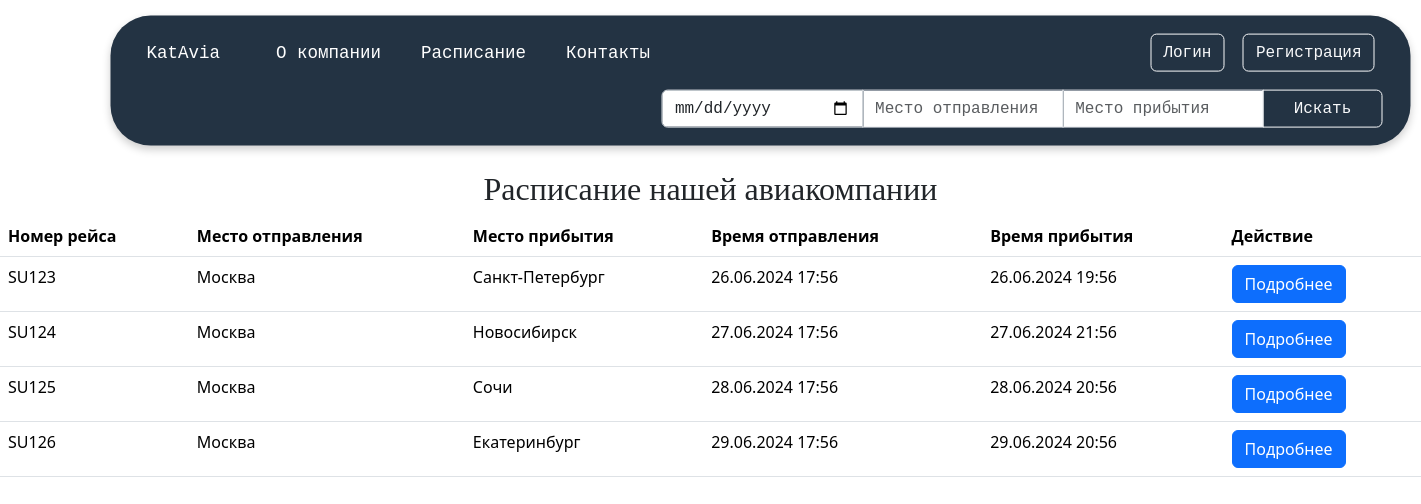
The app's page /flights/ with its own data.
### flights/models.py (models this page shows, shortened)
class Flight(models.Model):
    flight_number = models.CharField(max_length=10, verbose_name="Номер рейса")
    departure_location = models.CharField(
        max_length=100, verbose_name="Место отправления"
    )
    arrival_location = models.CharField(max_length=100, verbose_name="Место прибытия")
    departure_time = models.DateTimeField(verbose_name="Время отправления")
    arrival_time = models.DateTimeField(verbose_name="Время прибытия")
    crew = models.ManyToManyField(
        CrewMember, related_name="assigned_flights", verbose_name="Экипаж"
    )
    class Meta:
        verbose_name = "Рейс"
        verbose_name_plural = "Рейсы"

### flights/views.py (the view)
# urls.py: path("", views.flight_list, name="flight_list"),
def flight_list(request):
    flights = Flight.objects.all()
    return render(request, "flight_list.html", {"flights": flights})

### templates/flight_list.html (shortened to what this page needs)
{% extends "base.html" %}
{% block content %}
<h2>Расписание нашей авиакомпании</h2>
<table class="table">
    <thead>
        <tr>
            <th>Номер рейса</th>
            <th>Место отправления</th>
            <th>Место прибытия</th>
            <th>Время отправления</th>
            <th>Время прибытия</th>
            <th>Действие</th>
        </tr>
    </thead>
    <tbody>
        {% for flight in flights %}
        <tr>
            <td>{{ flight.flight_number }}</td>
            <td>{{ flight.departure_location }}</td>
            <td>{{ flight.arrival_location }}</td>
            <td>{{ flight.departure_time|date:"d.m.Y H:i" }}</td>
            <td>{{ flight.arrival_time|date:"d.m.Y H:i" }}</td>
            <td><a href="{% url 'flight_detail' flight.id %}" class="btn btn-primary">Подробнее</a></td>
        </tr>
        {% endfor %}
    </tbody>
</table>
{% endblock %}

### templates/base.html (shortened to what this page needs)
{% load static %}
<!DOCTYPE html>
<html lang="ru">
<head>
    <link rel="stylesheet" href="https://cdn.jsdelivr.net/npm/bootstrap@5.3.2/dist/css/bootstrap.min.css">
    <link href="https://cdn.jsdelivr.net/npm/bootstrap@5.3.2/dist/css/bootstrap.min.css" rel="stylesheet">
</head>
<body>
<header class="p-3" style="background-color: #233343; color: white;">
    <div class="container">
        <div class="d-flex flex-wrap align-items-center justify-content justify-content-lg-start">
            <a href="{% url 'home' %}" class="d-flex align-items-center text-white text-decoration-none">
                <span class="ms-2 me-lg-5">KatAvia</span>
            </a>
            <ul class="nav col-12 col-lg-auto me-auto mb-2 justify-content-start mb-md-0">
                <li><a href="{% url 'about' %}" class="nav-link px-2 text-white me-lg-4">О компании</a></li>
                <li><a href="{% url 'flight_list' %}" class="nav-link px-2 text-white me-lg-4">Расписание</a></li>
                <li><a href="{% url 'contacts' %}" class="nav-link px-2 text-white me-lg-4">Контакты</a></li>
            </ul>
            <div class="text-end">
                {% if user.is_authenticated %}
                    <span class="me-2">{{ user.username }}</span>
                    <a href="{% url 'logout' %}" class="btn btn-outline-light me-2">Выйти</a>
                {% else %}
                    <button type="button" class="btn btn-outline-light me-2" data-bs-toggle="modal" data-bs-target="#loginModal">Логин</button>
                    <button type="button" class="btn btn-outline-light me-2" data-bs-toggle="modal" data-bs-target="#registerModal">Регистрация</button>
                {% endif %}
            </div>
        </div>
        <div class="row mt-3">
            <div class="col-12 col-lg-auto mb-3 mb-lg-0 ms-auto">
                <form class="input-group" role="search" method="GET" action="{% url 'search_flights' %}">
                    <input type="date" class="form-control col-2" id="start_date" name="start_date" placeholder="Дата отправления" aria-label="Дата отправления">
                    <input type="text" class="form-control col-3" id="departure_location" name="departure_location" placeholder="Место отправления" aria-label="Место отправления">
                    <input type="text" class="form-control col-3" id="arrival_location" name="arrival_location" placeholder="Место прибытия" aria-label="Место прибытия">
                    <button type="submit" class="btn btn-outline-light col-2">Искать</button>
                </form>
            </div>
        </div>
    </div>
</header>
<main>
    {% block content %}{% endblock %}
</main>
</body>
</html>

### templates/base.html (style rules this page uses)
header { transform: translate(+8.5%, +12%); display: flex; width: 1300px; height: 130px; border-radius: 40px; box-shadow: 0 4px 8px rgba(0, 0, 0, 0.2); font-family: "COURIER"; font-size: 17.5px; margin-bottom: 40px; }

### templates/flight_list.html (style rules this page uses)
h2, p { text-align: center; font-family: PT Serif; }

### records on screen
Flight: flight_number "SU123", departure_location "Москва", arrival_location "Санкт-Петербург", departure_time "26.06.2024 17:56", arrival_time "26.06.2024 19:56"
Flight: flight_number "SU124", departure_location "Москва", arrival_location "Новосибирск", departure_time "27.06.2024 17:56", arrival_time "27.06.2024 21:56"
Flight: flight_number "SU125", departure_location "Москва", arrival_location "Сочи", departure_time "28.06.2024 17:56", arrival_time "28.06.2024 20:56"
Flight: flight_number "SU126", departure_location "Москва", arrival_location "Екатеринбург", departure_time "29.06.2024 17:56", arrival_time "29.06.2024 20:56"
